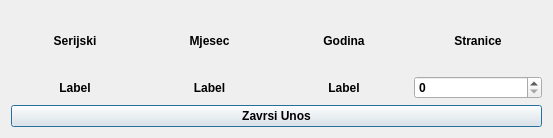
<?xml version="1.0" encoding="UTF-8"?>
<ui version="4.0">
 <class>Dialog2</class>
 <widget class="QDialog" name="Dialog2">
  <property name="geometry">
   <rect>
    <x>0</x>
    <y>0</y>
    <width>553</width>
    <height>138</height>
   </rect>
  </property>
  <property name="windowTitle">
   <string>Dialog</string>
  </property>
  <layout class="QHBoxLayout" name="horizontalLayout_3">
   <item>
    <layout class="QVBoxLayout" name="verticalLayout">
     <item>
      <layout class="QHBoxLayout" name="horizontalLayout">
       <item>
        <widget class="QLabel" name="label">
         <property name="font">
          <font>
           <weight>75</weight>
           <bold>true</bold>
          </font>
         </property>
         <property name="text">
          <string>Serijski</string>
         </property>
         <property name="alignment">
          <set>Qt::AlignCenter</set>
         </property>
        </widget>
       </item>
       <item>
        <widget class="QLabel" name="label_10">
         <property name="font">
          <font>
           <weight>75</weight>
           <bold>true</bold>
          </font>
         </property>
         <property name="text">
          <string>Mjesec</string>
         </property>
         <property name="alignment">
          <set>Qt::AlignCenter</set>
         </property>
        </widget>
       </item>
       <item>
        <widget class="QLabel" name="label_12">
         <property name="font">
          <font>
           <weight>75</weight>
           <bold>true</bold>
          </font>
         </property>
         <property name="text">
          <string>Godina</string>
         </property>
         <property name="alignment">
          <set>Qt::AlignCenter</set>
         </property>
        </widget>
       </item>
       <item>
        <widget class="QLabel" name="label_3">
         <property name="font">
          <font>
           <weight>75</weight>
           <bold>true</bold>
          </font>
         </property>
         <property name="text">
          <string>Stranice</string>
         </property>
         <property name="alignment">
          <set>Qt::AlignCenter</set>
         </property>
        </widget>
       </item>
      </layout>
     </item>
     <item>
      <layout class="QHBoxLayout" name="horizontalLayout_2">
       <item>
        <widget class="QLabel" name="label_serijski">
         <property name="font">
          <font>
           <weight>75</weight>
           <bold>true</bold>
          </font>
         </property>
         <property name="text">
          <string>Label</string>
         </property>
         <property name="alignment">
          <set>Qt::AlignCenter</set>
         </property>
        </widget>
       </item>
       <item>
        <widget class="QLabel" name="label_mjesec">
         <property name="font">
          <font>
           <weight>75</weight>
           <bold>true</bold>
          </font>
         </property>
         <property name="text">
          <string>Label</string>
         </property>
         <property name="alignment">
          <set>Qt::AlignCenter</set>
         </property>
        </widget>
       </item>
       <item>
        <widget class="QLabel" name="label_godina">
         <property name="font">
          <font>
           <weight>75</weight>
           <bold>true</bold>
          </font>
         </property>
         <property name="text">
          <string>Label</string>
         </property>
         <property name="alignment">
          <set>Qt::AlignCenter</set>
         </property>
        </widget>
       </item>
       <item>
        <widget class="QSpinBox" name="spinBox">
         <property name="font">
          <font>
           <weight>75</weight>
           <bold>true</bold>
          </font>
         </property>
         <property name="maximum">
          <number>999999999</number>
         </property>
        </widget>
       </item>
      </layout>
     </item>
     <item>
      <widget class="QPushButton" name="pushButton">
       <property name="font">
        <font>
         <weight>75</weight>
         <bold>true</bold>
        </font>
       </property>
       <property name="text">
        <string>Zavrsi Unos</string>
       </property>
      </widget>
     </item>
    </layout>
   </item>
  </layout>
 </widget>
 <resources/>
 <connections/>
</ui>
